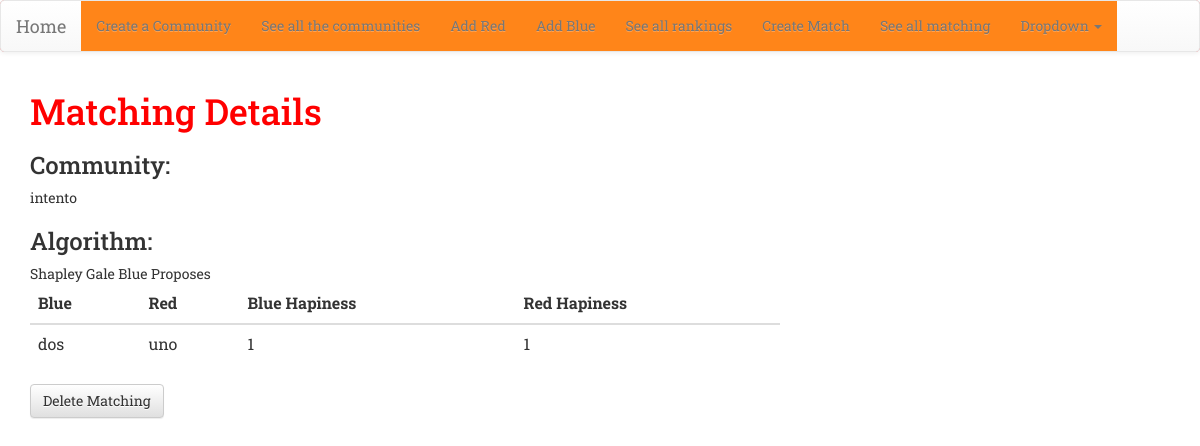
The page /match/29/ on the database its author committed.
### match/models.py (models this page shows, shortened)
class Matching(models.Model):
    community = models.ForeignKey('Community', on_delete=models.CASCADE)
    SG_BLUE_PROPOSE = 'Shapley Gale Blue Proposes'
    SG_RED_PROPOSE = 'Shapley Gale Red Proposes'
    ALGORITHM_CHOICES = (
        (SG_BLUE_PROPOSE, 'Shapley Gale Blue Proposes'),
        (SG_RED_PROPOSE, 'Shapley Gale Red Proposes'),
    )
    algorithm = models.CharField(max_length=50,
    choices=ALGORITHM_CHOICES,
    default=SG_BLUE_PROPOSE
    )
    class Meta:
        unique_together = (("community", "algorithm"),)

class Community(models.Model):
    name = models.CharField(max_length=20, unique = True)
    number_couples = models.PositiveIntegerField()
    def __str__(self):
        return self.name

class Blue(models.Model):
    name = models.CharField(max_length=50)
    community = models.ForeignKey('Community', on_delete=models.CASCADE)
    pairing = models.ForeignKey('Pairing', on_delete=models.CASCADE, null=True)
    class Meta:
        unique_together = (("community", "name"),)

class Red(models.Model):
    name =  models.CharField(max_length=50)
    community = models.ForeignKey('Community', on_delete=models.CASCADE)
    pairing = models.ForeignKey('Pairing', on_delete=models.CASCADE, null=True)
    class Meta:
        unique_together = (("community", "name"),)

### match/views.py (the view)
# urls.py: path('match/<int:pk>/', views.matching_details, name='matching_details'),
def matching_details(request, pk):
    matching = get_object_or_404(Matching, pk=pk)
    pairs = Pairing.objects.filter(matching = matching)
    pairs_array = []
    for pair in pairs:
        couple = []
        red = Red.objects.filter(pairing = pair)[0]
        blue = Blue.objects.filter(pairing = pair)[0]
        ranking = Ranking.objects.filter(red = red, blue = blue)
        blue_happiness = ranking[0].blue_to_red_score
        red_happiness = ranking[0].red_to_blue_score
        couple.append(blue.name)
        couple.append(red.name)
        couple.append(blue_happiness)
        couple.append(red_happiness)
        pairs_array.append(couple)
    return render(request, 'match/matching_details.html', {'matching': matching, 'pairs': pairs, 'pairs_array' : pairs_array })

### match/templates/match/matching_details.html
{% extends 'match/base.html' %}
{% block content %}
<h1> Matching Details </h1>
<h3> Community: </h1> {{matching.community }}
  <h3> Algorithm: </h3> {{matching.algorithm}}
  <table class="table">
    <thead>
      <tr>
        <th scope="col">Blue</th>
        <th scope="col">Red</th>
        <th scope="col">Blue Hapiness</th>
        <th scope="col">Red Hapiness</th>
      </tr>
    </thead>
    <tbody>
      {% for couple in pairs_array %}
      <tr>
        {% for couple in couple %}
        <td>{{couple}}</td>
        {% endfor %}
      </tr>
      {% endfor %}
    </tbody>
  </table>
  <a class="btn btn-default" href="{% url 'matching_delete' matching.pk%}" >Delete Matching</a>
  {% endblock %}

### match/static/css/match.css (style rules this page uses)
h1 { color: Red; }

### rows shown on the page
Matching: community "intento", algorithm "Shapley Gale Blue Proposes"
Blue: couple "dos"
Red: couple "uno"

### other values the page prints
{{ couple }} "1" "1"
